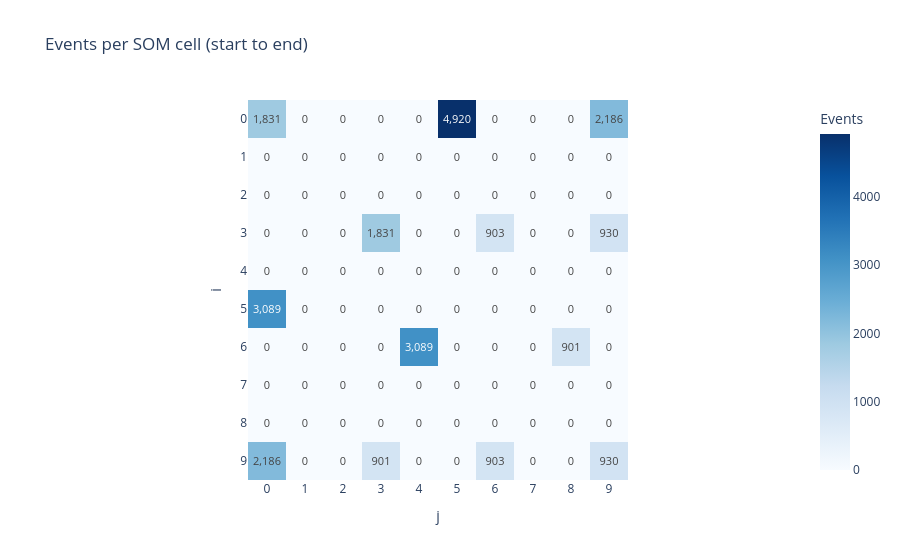

Notebook code for this chart:
### Code cell
heatmap_plot = kairo.plot_som_heatmap(features_and_clusters, size=(10,10), 
                                 #start_date="2010-04-29", 
                                 #end_date="2018-05-29"
                                 )
heatmap_plot.show()

### Figure 1 — Plotly figure (JSON) as saved in the notebook; plotly's stock layout.template omitted (floating-point values rounded to 4 significant figures)
{"data": [{"coloraxis": "coloraxis", "hovertemplate": "j: %{x}<br>i: %{y}<br>Events: %{z}<extra></extra>", "name": "0", "texttemplate": "%{z:,d}", "type": "heatmap", "x": [0, 1, 2, 3, 4, 5, 6, 7, 8, 9], "xaxis": "x", "y": [0, 1, 2, 3, 4, 5, 6, 7, 8, 9], "yaxis": "y", "z": [[1831, 0, 0, 0, 0, 4920, 0, 0, 0, 2186], [0, 0, 0, 0, 0, 0, 0, 0, 0, 0], [0, 0, 0, 0, 0, 0, 0, 0, 0, 0], [0, 0, 0, 1831, 0, 0, 903, 0, 0, 930], [0, 0, 0, 0, 0, 0, 0, 0, 0, 0], [3089, 0, 0, 0, 0, 0, 0, 0, 0, 0], [0, 0, 0, 0, 3089, 0, 0, 0, 901, 0], [0, 0, 0, 0, 0, 0, 0, 0, 0, 0], [0, 0, 0, 0, 0, 0, 0, 0, 0, 0], [2186, 0, 0, 901, 0, 0, 903, 0, 0, 930]]}], "layout": {"coloraxis": {"colorbar": {"title": {"text": "Events"}}, "colorscale": [[0, "rgb(247,251,255)"], [0.125, "rgb(222,235,247)"], [0.25, "rgb(198,219,239)"], [0.375, "rgb(158,202,225)"], [0.5, "rgb(107,174,214)"], [0.625, "rgb(66,146,198)"], [0.75, "rgb(33,113,181)"], [0.875, "rgb(8,81,156)"], [1, "rgb(8,48,107)"]]}, "title": {"text": "Events per SOM cell (start to end)"}, "xaxis": {"anchor": "y", "constrain": "domain", "domain": [0, 1], "dtick": 1, "scaleanchor": "y", "title": {"text": "j"}}, "yaxis": {"anchor": "x", "autorange": "reversed", "constrain": "domain", "domain": [0, 1], "dtick": 1, "title": {"text": "i"}}}}
